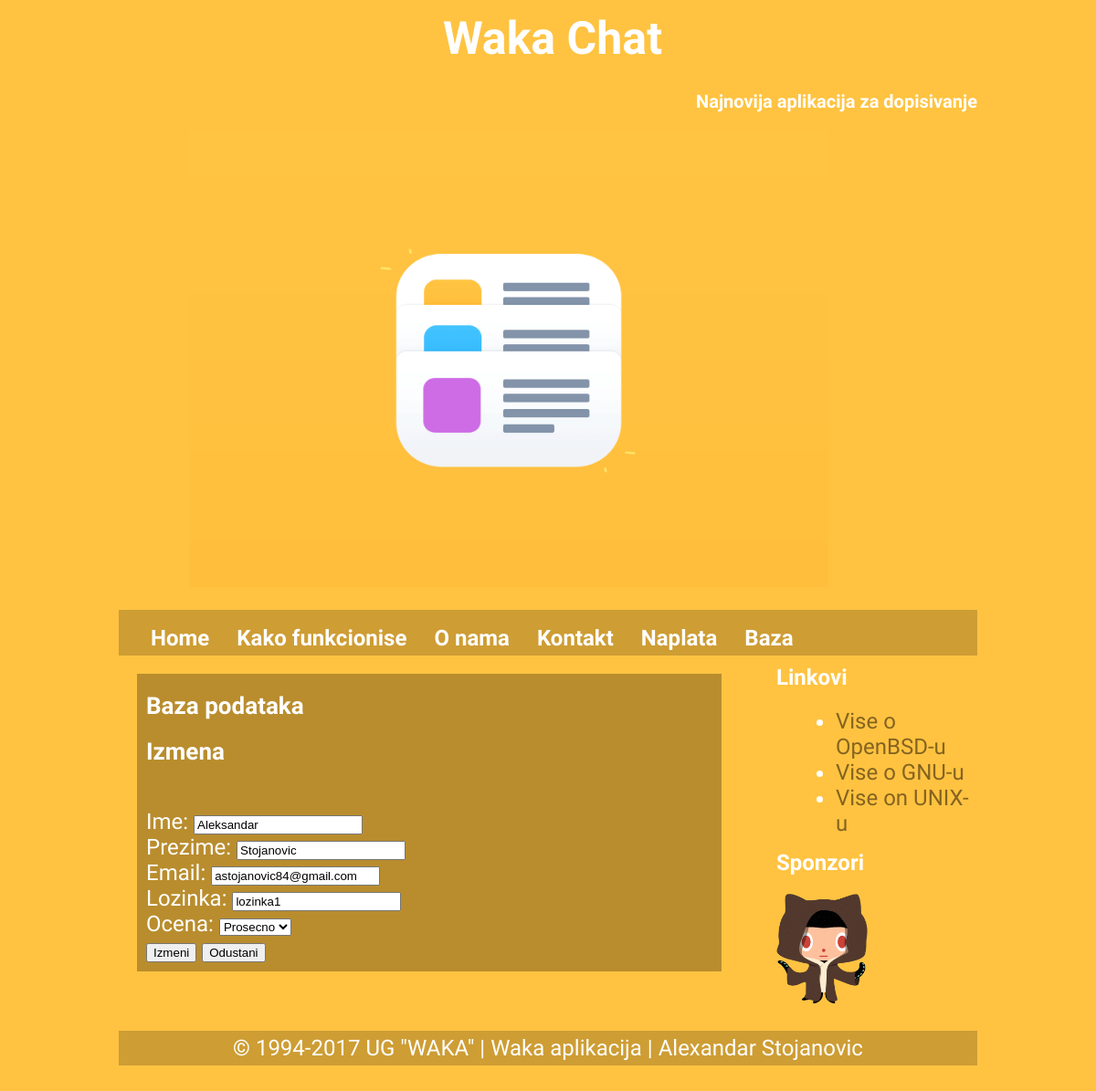
Page /table.php?akcija=edit&id=1 on the committed database.
### tables this page shows
CREATE TABLE `member` (
  `id_member` int(11) NOT NULL,
  `ime_m` varchar(25) NOT NULL,
  `prezime_m` varchar(25) NOT NULL,
  `email_m` varchar(50) NOT NULL,
  `lozinka_m` varchar(20) NOT NULL,
  `id_ocena` int(11) NOT NULL
);

### table.php (the view, shortened to what this page needs)
<?php
include_once ("db.php");
include("head.php");
function dropPO($conn, $id_po){
		$sql_dr="SELECT `id_ocena`, ocena_o  FROM `ocena` ORDER BY ocena_o" ;
    $result_dr = mysqli_query($conn, $sql_dr);
		$lista="<option value=0>Izaberi</option>";
    while($row_po = mysqli_fetch_assoc($result_dr)){
			$lista.="<option value=".$row_po['id_ocena'];
			if($id_po==$row_po['id_ocena']){
				$lista.=" selected='selected'";
			}
			$lista.=">".$row_po['ocena_o']."</option>\n";
		}
		return $lista;
}
include("header.php");
include("nav.php");
?>
	<main>
		<content>
			<article>
				<h2>Baza podataka</h2>
<?php
if(isset($_GET['akcija'])) {
	if($_GET['akcija']=="edit"){
		echo "<h2>Izmena</h2>";
		$data["btn_submit"] = "Izmeni";
	}
  if($_GET['akcija']=="edit" or $_GET['akcija']=="del"){
		$sql="SELECT * FROM member WHERE id_member=".$_GET['id'];
		$result = mysqli_query($conn, $sql) or die (mysqli_error($conn)." $sql");
		$row = mysqli_fetch_assoc($result);
		$data["id_member"] = $row['id_member'];
		$data["ime"] = $row['ime_m'];
		$data["prezime"] = $row['prezime_m'];
		$data["email"] = $row['email_m'];
		$data["lozinka"] = $row['lozinka_m'];
		$data["id_ocena"] = $row['id_ocena'];
    $lista=dropPO($conn, $row['id_ocena']);
	}
?>
	<form action="<?php echo $_SERVER['PHP_SELF']; ?>" method="post">
		<input type="hidden" name="f_id_member" value="<?php echo $data["id_member"]; ?>"><br>
		<label>Ime:</label>
		<input type="text" name="f_ime" value="<?php echo $data["ime"]; ?>"><br>
		<label>Prezime:</label>
		<input type="text" name="f_prezime" value="<?php echo $data["prezime"]; ?>"><br>
		<label>Email:</label>
		<input type="text" name="f_email" value="<?php echo $data["email"]; ?>"><br>
		<label>Lozinka:</label>
		<input type="text" name="f_lozinka" value="<?php echo $data["lozinka"]; ?>"><br>
		<label>Ocena:</label>
    <select name="f_id_ocena"><?php echo $lista; ?></select><br>
		<input type="submit" name="send" value="<?php echo $data["btn_submit"]; ?>">
		<button type="link"  href="<?php echo $_SERVER['PHP_SELF']; ?>">Odustani</button>
	</form>
<?php
}
  ?>
   </article>
        </content>
        <?php include("aside.php"); ?>
      </main>
<?php
include("footer.php");
?>

### mojstil.css (style rules this page uses)
body { background:#ffc341; font-family: 'Boogaloo', cursive; color:#fff; font-size:24px; }
h2,h3,h4,h5,h6 { font-weight:bold; font-size:26px; color:#fff; margin:10px 0 20px 0; }
main { overflow:hidden; }
content { float:left; width:640px; margin-left:20px; }
article { background:#B98D2E; padding:10px; margin-top:20px; }

### rows in the picture
member: f_ime "Aleksandar", f_prezime "Stojanovic", f_email "astojanovic84@gmail.com", f_lozinka "lozinka1"

### other values in the picture
form field f_id_ocena "Prosecno"
